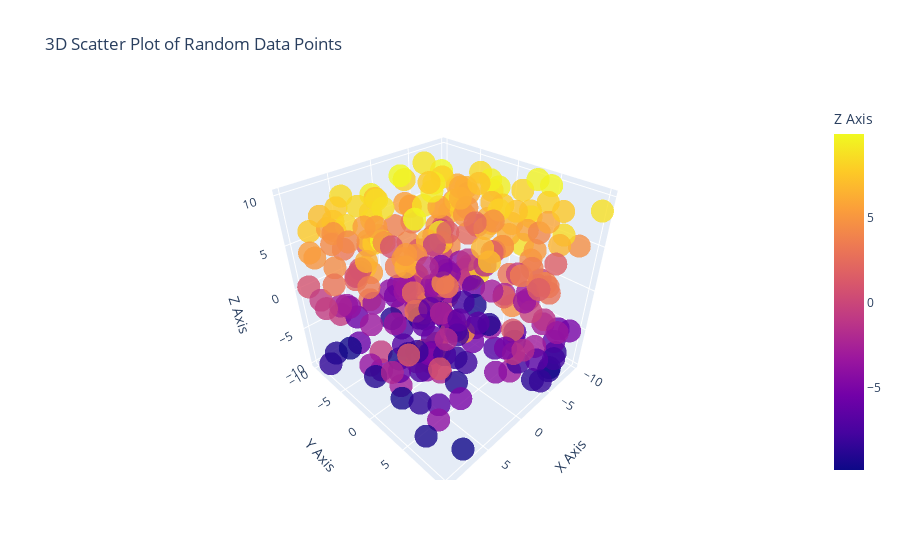

Notebook code for this chart:
### Code cell
import numpy as np
np.random.seed(30)

data = {'x': np.random.uniform(-10, 10, 300),
    'y': np.random.uniform(-10, 10, 300),
    'z': np.random.uniform(-10, 10, 300)}
fig = px.scatter_3d(data, x = 'x', y = 'y', z = 'z', title = '3D Scatter Plot of Random Data Points', labels = {'x': 'X Axis', 'y':'Y Axis', 'z': 'Z Axis'}, color = 'z', opacity = 0.8)
fig.show()

### Figure 1 — Plotly figure (JSON) as saved in the notebook; plotly's stock layout.template omitted (floating-point values rounded to 4 significant figures; data arrays with more than 128 entries replaced by an {"elided": "..."} marker saying what was removed)
{"data": [{"hovertemplate": "X Axis=%{x}<br>Y Axis=%{y}<br>Z Axis=%{marker.color}<extra></extra>", "legendgroup": "", "marker": {"color": {"elided": "300 float values"}, "coloraxis": "coloraxis", "opacity": 0.8, "symbol": "circle"}, "mode": "markers", "name": "", "scene": "scene", "showlegend": false, "type": "scatter3d", "x": {"elided": "300 float values"}, "y": {"elided": "300 float values"}, "z": {"elided": "300 float values"}}], "layout": {"coloraxis": {"colorbar": {"title": {"text": "Z Axis"}}, "colorscale": [[0, "#0d0887"], [0.1111, "#46039f"], [0.2222, "#7201a8"], [0.3333, "#9c179e"], [0.4444, "#bd3786"], [0.5556, "#d8576b"], [0.6667, "#ed7953"], [0.7778, "#fb9f3a"], [0.8889, "#fdca26"], [1, "#f0f921"]]}, "legend": {"tracegroupgap": 0}, "scene": {"domain": {"x": [0, 1], "y": [0, 1]}, "xaxis": {"title": {"text": "X Axis"}}, "yaxis": {"title": {"text": "Y Axis"}}, "zaxis": {"title": {"text": "Z Axis"}}}, "title": {"text": "3D Scatter Plot of Random Data Points"}}}
